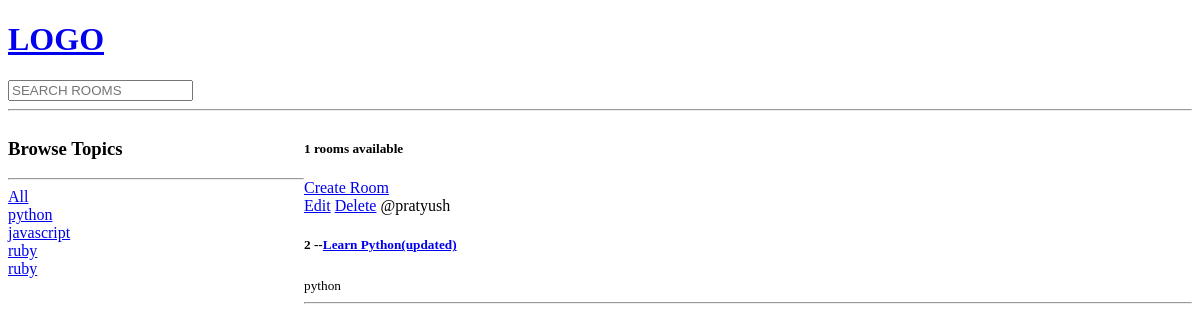
Before: /?q=python with the older database file.
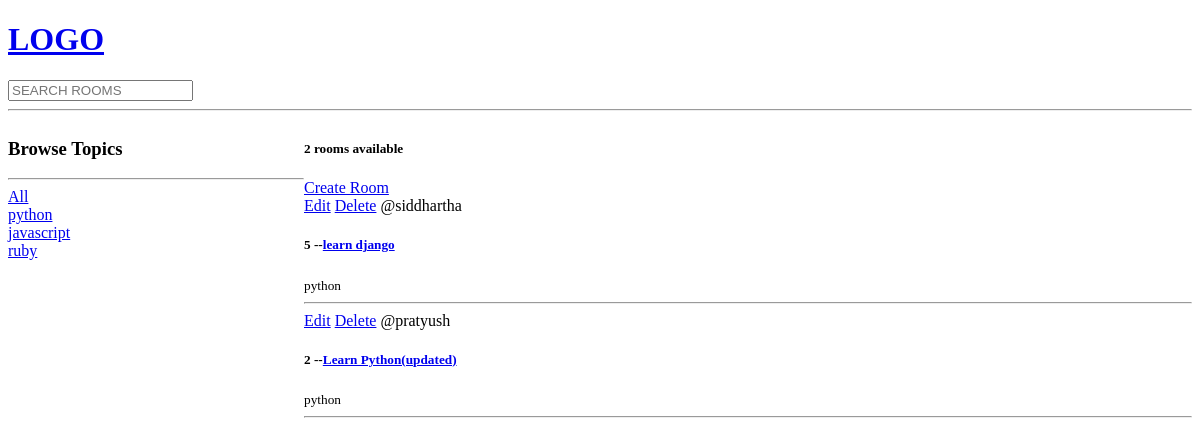
After: the same page with the newer database file.
### base/models.py (models this page shows, shortened)
class Topic(models.Model):
    name=models.CharField(max_length=200)

class Room(models.Model):
    host=models.ForeignKey(User,on_delete=models.SET_NULL,null=True)
    topic=models.ForeignKey(Topic,on_delete=models.SET_NULL,null=True)
    name=models.CharField(max_length=100)
    decription=models.TextField(null=True,blank=True)
    updated=models.DateTimeField(auto_now=True)
    created=models.DateTimeField(auto_now_add=True)
    class Meta:
        ordering=['-created','-updated']

### base/views.py (the view)
# urls.py: path('',views.home,name="home"),
def home(request):
    q=request.GET.get('q') if request.GET.get('q') != None else ''
    rooms=Room.objects.filter(
        Q(topic__name__icontains=q) |
        Q(name__icontains=q) |
        Q(decription__icontains=q)
        )
    room_count=rooms.count()
    topics=Topic.objects.all()
    context={'rooms':rooms,'topics':topics,'room_count':room_count}
    return render(request,'base/home.html',context)

### base/templates/base/home.html (shortened to what this page needs)
{% extends 'main.html' %}
{% block content %}
<div class="home-container">
    <div>
        <h3>Browse Topics</h3>
        <hr>
        <div>
            <a href="{% url 'home' %}">All</a>
        </div>
        {% for topic in topics %}
            <div>
                <a href="{% url 'home' %}?q={{topic.name}}">{{topic.name}}</a>
            </div>
        {% endfor %}
    </div>
    <div>
        <h5>{{room_count}} rooms available</h5>
        <a href="{% url 'create-room' %}">Create Room</a>
    <div>
        {% for room in rooms %}
        <div>
            <a href="{% url 'update-room' room.id %}">Edit</a>
            <a href="{% url 'delete-room' room.id %}">Delete</a>
            <span>@{{room.host.username}}</span>
            <h5>{{room.id}} --<a href="{% url 'room' room.id %}">{{room.name}}</a></h5>
            <small>{{room.topic.name}}</small>
            <hr>
        </div>
        {% endfor %}
    </div>
    </div>
</div>
{% endblock content %}

Changed rows visible on the page:
removed Topic: name "ruby"
added Room: host.username "siddhartha", id "5", name "learn django", topic.name "python"
Other visible differences:
{{ room_count }}: "1" → "2"
